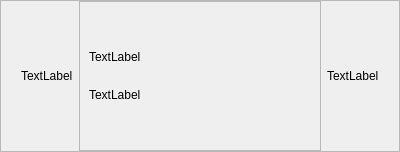
<?xml version="1.0" encoding="UTF-8"?>
<ui version="4.0">
 <class>historyWidget</class>
 <widget class="QWidget" name="historyWidget">
  <property name="geometry">
   <rect>
    <x>0</x>
    <y>0</y>
    <width>400</width>
    <height>152</height>
   </rect>
  </property>
  <property name="sizePolicy">
   <sizepolicy hsizetype="Preferred" vsizetype="Fixed">
    <horstretch>0</horstretch>
    <verstretch>0</verstretch>
   </sizepolicy>
  </property>
  <property name="windowTitle">
   <string>Form</string>
  </property>
  <layout class="QVBoxLayout" name="verticalLayout_2">
   <property name="leftMargin">
    <number>0</number>
   </property>
   <property name="topMargin">
    <number>0</number>
   </property>
   <property name="rightMargin">
    <number>0</number>
   </property>
   <property name="bottomMargin">
    <number>0</number>
   </property>
   <item>
    <widget class="QFrame" name="historyFrame">
     <property name="sizePolicy">
      <sizepolicy hsizetype="Minimum" vsizetype="Minimum">
       <horstretch>0</horstretch>
       <verstretch>0</verstretch>
      </sizepolicy>
     </property>
     <property name="frameShape">
      <enum>QFrame::StyledPanel</enum>
     </property>
     <property name="frameShadow">
      <enum>QFrame::Raised</enum>
     </property>
     <layout class="QHBoxLayout" name="horizontalLayout">
      <property name="leftMargin">
       <number>0</number>
      </property>
      <property name="topMargin">
       <number>0</number>
      </property>
      <property name="rightMargin">
       <number>0</number>
      </property>
      <property name="bottomMargin">
       <number>0</number>
      </property>
      <item>
       <spacer name="horizontalSpacer">
        <property name="orientation">
         <enum>Qt::Horizontal</enum>
        </property>
        <property name="sizeType">
         <enum>QSizePolicy::Fixed</enum>
        </property>
        <property name="sizeHint" stdset="0">
         <size>
          <width>20</width>
          <height>20</height>
         </size>
        </property>
       </spacer>
      </item>
      <item>
       <widget class="QLabel" name="image">
        <property name="cursor">
         <cursorShape>PointingHandCursor</cursorShape>
        </property>
        <property name="text">
         <string>TextLabel</string>
        </property>
       </widget>
      </item>
      <item>
       <widget class="QFrame" name="textFrame">
        <property name="sizePolicy">
         <sizepolicy hsizetype="Minimum" vsizetype="Preferred">
          <horstretch>0</horstretch>
          <verstretch>0</verstretch>
         </sizepolicy>
        </property>
        <property name="frameShape">
         <enum>QFrame::StyledPanel</enum>
        </property>
        <property name="frameShadow">
         <enum>QFrame::Raised</enum>
        </property>
        <layout class="QVBoxLayout" name="verticalLayout">
         <item>
          <spacer name="verticalSpacer_2">
           <property name="orientation">
            <enum>Qt::Vertical</enum>
           </property>
           <property name="sizeType">
            <enum>QSizePolicy::Fixed</enum>
           </property>
           <property name="sizeHint" stdset="0">
            <size>
             <width>20</width>
             <height>30</height>
            </size>
           </property>
          </spacer>
         </item>
         <item>
          <widget class="QLabel" name="mangaNameLabel">
           <property name="sizePolicy">
            <sizepolicy hsizetype="Expanding" vsizetype="Preferred">
             <horstretch>0</horstretch>
             <verstretch>0</verstretch>
            </sizepolicy>
           </property>
           <property name="cursor">
            <cursorShape>PointingHandCursor</cursorShape>
           </property>
           <property name="text">
            <string>TextLabel</string>
           </property>
          </widget>
         </item>
         <item>
          <widget class="QLabel" name="mangaHistoryLabel">
           <property name="cursor">
            <cursorShape>PointingHandCursor</cursorShape>
           </property>
           <property name="text">
            <string>TextLabel</string>
           </property>
          </widget>
         </item>
         <item>
          <spacer name="verticalSpacer">
           <property name="orientation">
            <enum>Qt::Vertical</enum>
           </property>
           <property name="sizeType">
            <enum>QSizePolicy::Fixed</enum>
           </property>
           <property name="sizeHint" stdset="0">
            <size>
             <width>20</width>
             <height>30</height>
            </size>
           </property>
          </spacer>
         </item>
        </layout>
       </widget>
      </item>
      <item>
       <widget class="QLabel" name="deleteButton">
        <property name="cursor">
         <cursorShape>PointingHandCursor</cursorShape>
        </property>
        <property name="text">
         <string>TextLabel</string>
        </property>
       </widget>
      </item>
      <item>
       <spacer name="horizontalSpacer_2">
        <property name="orientation">
         <enum>Qt::Horizontal</enum>
        </property>
        <property name="sizeType">
         <enum>QSizePolicy::Fixed</enum>
        </property>
        <property name="sizeHint" stdset="0">
         <size>
          <width>20</width>
          <height>20</height>
         </size>
        </property>
       </spacer>
      </item>
     </layout>
    </widget>
   </item>
  </layout>
 </widget>
 <resources/>
 <connections/>
</ui>
